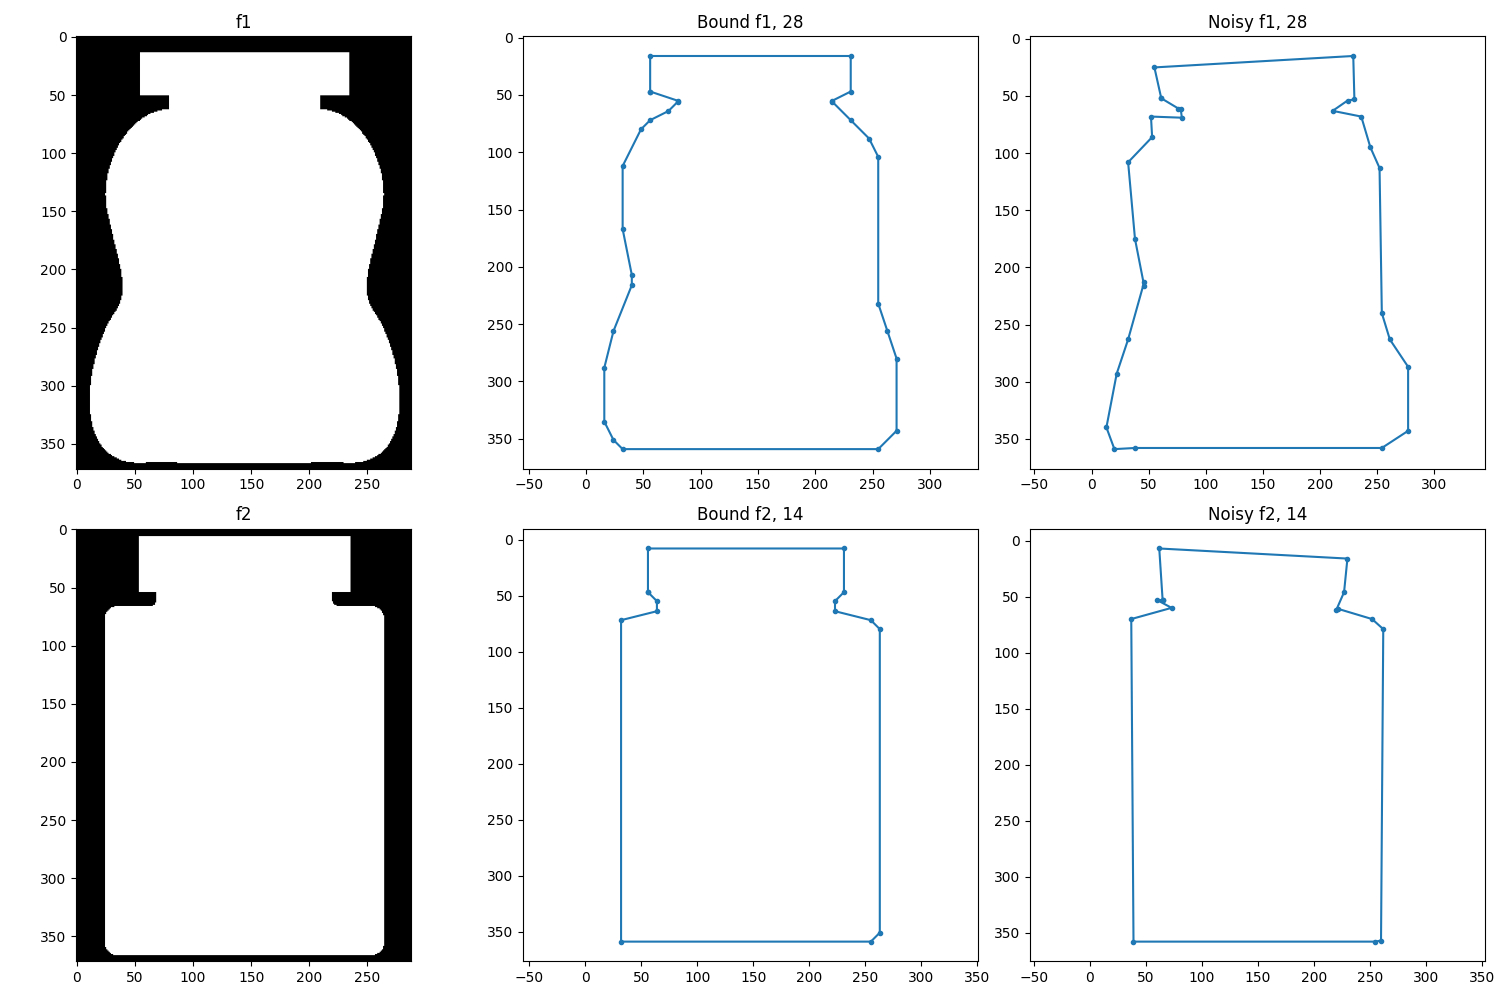

Generate this figure with Python:

import os
import numpy as np
import matplotlib.pyplot as plt
from skimage.io import imread
from libDIPUM.im2minperpoly import im2minperpoly
from libDIPUM.randvertex import randvertex
from libDIPUM.polyangles import polyangles
from libDIPUM.strsimilarity import strsimilarity
from libDIPUM.data_path import dip_data

# Parameters
Nr = 10
q = 45
MaxDeviation = 9

# Data
path_f1 = dip_data('Fig1203(a)(bottle_1).tif')
path_f2 = dip_data('Fig1203(d)(bottle_2).tif')

f1 = imread(path_f1)
f2 = imread(path_f2)

# MPP
print("Computing MPP for f1...")
X1, Y1, R1 = im2minperpoly(f1, 8)
print(f"MPP1 vertices: {len(X1)}")

print("Computing MPP for f2...")
X2, Y2, R2 = im2minperpoly(f2, 8)
print(f"MPP2 vertices: {len(X2)}")

# Noise Adding (Skipping full Nr loop for visual check first, or just do one)
Xn1_list, Yn1_list = [], []
Xn2_list, Yn2_list = [], []

np.random.seed(0) # rng default

for r in range(Nr):
    xn1, yn1 = randvertex(X1, Y1, MaxDeviation)
    Xn1_list.append(xn1)
    Yn1_list.append(yn1)

    xn2, yn2 = randvertex(X2, Y2, MaxDeviation)
    Xn2_list.append(xn2)
    Yn2_list.append(yn2)

# Signature Computation
Angles1 = polyangles(X1, Y1)
Angles2 = polyangles(X2, Y2)

# Store noisy angles
AnglesN1 = []
AnglesN2 = []

for r in range(Nr):
    temp1 = polyangles(Xn1_list[r], Yn1_list[r])
    AnglesN1.append(temp1)

    temp2 = polyangles(Xn2_list[r], Yn2_list[r])
    AnglesN2.append(temp2)

# String conversion

def vec2str(v):
    # Emulate int2str behavior for vector
    # "1  2  3"
    return "  ".join([str(int(x)) for x in v])

s1_vec = np.floor(Angles1 / q) + 1
s1 = vec2str(s1_vec)

s2_vec = np.floor(Angles2 / q) + 1
s2 = vec2str(s2_vec)

sN1 = [vec2str(np.floor(a / q) + 1) for a in AnglesN1]
sN2 = [vec2str(np.floor(a / q) + 1) for a in AnglesN2]

# Similarity
R12, _, _ = strsimilarity(s1, s2)
print(f"Similarity s1-s2: {R12}")

R1N1 = []
for r in range(Nr):
    val, _, _ = strsimilarity(s1, sN1[r])
    R1N1.append(val)

print(f"Mean Similarity s1-sN1: {np.mean(R1N1)}")

# Display
plt.figure(figsize=(15, 10))

# Subplot 1: f1
plt.subplot(2, 3, 1)
plt.imshow(f1, cmap='gray')
plt.title('f1')

# Subplot 2: Bound f1
plt.subplot(2, 3, 2)
plt.plot(np.append(Y1, Y1[0]), np.append(X1, X1[0]), '.-')
plt.gca().invert_yaxis() # Match image coords
plt.title(f'Bound f1, {len(X1)}')
plt.axis('equal')

# Subplot 3: Noisy f1
plt.subplot(2, 3, 3)
xn_disp = Xn1_list[0]
yn_disp = Yn1_list[0]
plt.plot(np.append(yn_disp, yn_disp[0]), np.append(xn_disp, xn_disp[0]), '.-')
plt.gca().invert_yaxis()
plt.title(f'Noisy f1, {len(xn_disp)}')
plt.axis('equal')

# Subplot 4: f2
plt.subplot(2, 3, 4)
plt.imshow(f2, cmap='gray')
plt.title('f2')

# Subplot 5: Bound f2
plt.subplot(2, 3, 5)
plt.plot(np.append(Y2, Y2[0]), np.append(X2, X2[0]), '.-')
plt.gca().invert_yaxis()
plt.title(f'Bound f2, {len(X2)}')
plt.axis('equal')

# Subplot 6: Noisy f2
plt.subplot(2, 3, 6)
xn_disp2 = Xn2_list[0]
yn_disp2 = Yn2_list[0]
plt.plot(np.append(yn_disp2, yn_disp2[0]), np.append(xn_disp2, xn_disp2[0]), '.-')
plt.gca().invert_yaxis()
plt.title(f'Noisy f2, {len(xn_disp2)}')
plt.axis('equal')

plt.tight_layout()
plt.savefig('Figure1308.png')
print("Figure saved to Figure1308.png")
plt.show()
